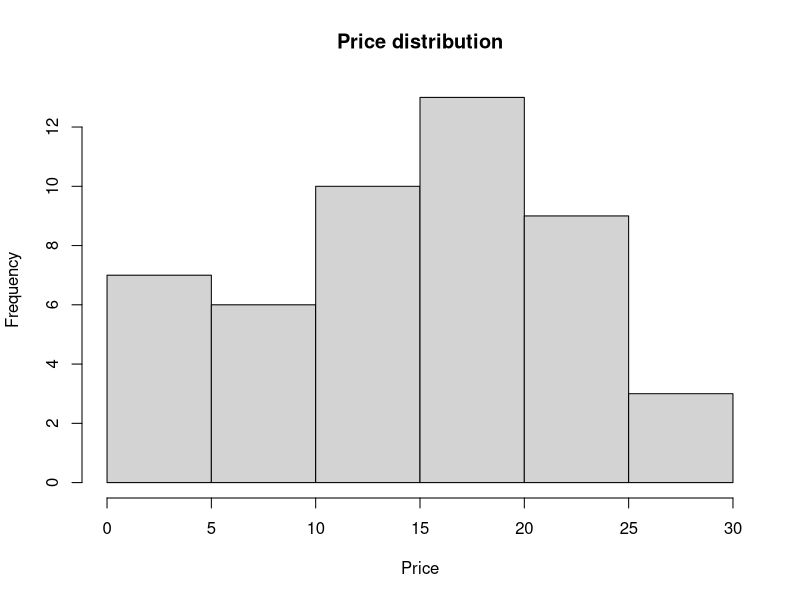

The R script that drew this image:
# Equal frequency binning and smoothing
# Individual R source code for Day 2, Question 2
# Run this file in RStudio.


prices <- c(1,1,5,5,5,5,5,8,8,10,10,10,10,12,14,14,14,15,15,15,15,15,15,
            18,18,18,18,18,18,20,20,20,20,20,20,20,21,21,21,21,25,25,25,25,25,28,28,30)
bins <- split(prices, ceiling(seq_along(prices)/3))
means <- lapply(bins,function(b) rep(mean(b),length(b)))
boundaries <- lapply(bins,function(b) {
  lo<-min(b); hi<-max(b); sapply(b,function(v) if(abs(v-lo)<=abs(v-hi)) lo else hi)
})
print(bins); cat("Smoothed by bin means:\n"); print(means)
cat("Smoothed by bin boundaries:\n"); print(boundaries)
hist(prices, main="Price distribution", xlab="Price")
